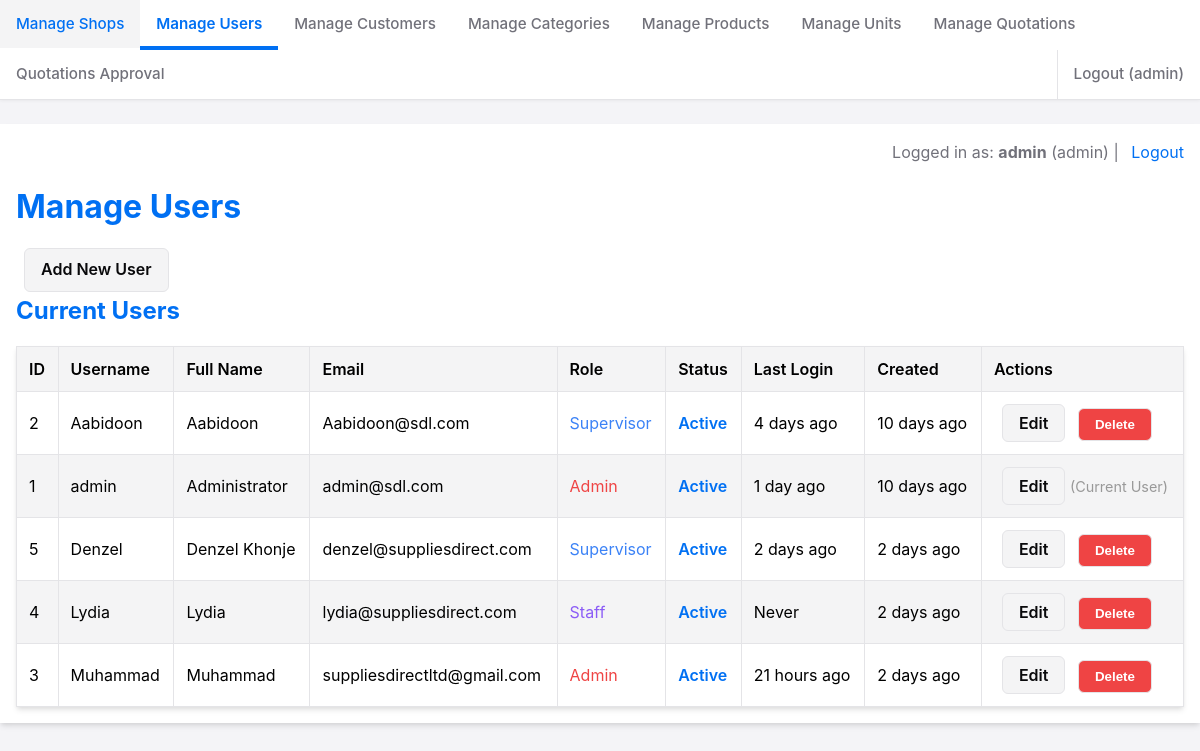
Screenshot of /admin/admin_users.php (signed in) with the database file from the repository.
### tables this page shows
CREATE TABLE `users` (
  `id` int NOT NULL,
  `username` varchar(50) NOT NULL,
  `password_hash` varchar(255) NOT NULL,
  `full_name` varchar(100) DEFAULT NULL,
  `email` varchar(191) NOT NULL,
  `role` enum('admin','manager','staff','supervisor','viewer') DEFAULT 'staff',
  `is_active` tinyint(1) DEFAULT '1',
  `last_login_at` timestamp NULL DEFAULT NULL,
  `created_at` timestamp NULL DEFAULT CURRENT_TIMESTAMP,
  `updated_at` timestamp NULL DEFAULT CURRENT_TIMESTAMP ON UPDATE CURRENT_TIMESTAMP
);

### includes/db_connect.php (called while the page is built, shortened)
<?php
class DatabaseConfig {
    public static function executeQuery(PDO $pdo, string $query, array $params = []): PDOStatement {
        try {
            $stmt = $pdo->prepare($query);
            $stmt->execute($params);
            return $stmt;
        } catch (PDOException $e) {
            self::logQueryError($query, $params, $e);
            throw $e;
        }
    }
}

### admin/admin_users.php (the view, shortened to what this page needs)
<?php
require_once __DIR__ . '/../includes/time_formating_helper.php';
require_once __DIR__ . '/../includes/db_connect.php';
$pdo = null;
$action = $_GET['action'] ?? 'list';
function esc(string $string): string {
    return htmlspecialchars($string, ENT_QUOTES, 'UTF-8');
}
try {
    $pdo = DatabaseConfig::getConnection();
    $users = [];
    if ($action === 'list') {
        $sql = "SELECT id, username, full_name, email, role, is_active, created_at, last_login_at
                FROM users
                ORDER BY username ASC";
        $stmt = DatabaseConfig::executeQuery($pdo, $sql);
        $users = $stmt->fetchAll();
    }
} catch (PDOException $e) {
    $feedback_message = "Database error: " . $e->getMessage();
    $feedback_type = 'error';
    $action = 'list';
} finally {
    DatabaseConfig::closeConnection($pdo);
}
require_once __DIR__ . '/../includes/nav.php';
?>
<!DOCTYPE html>
<html lang="en">
<head>
    <link rel="stylesheet" href="../css/admin.css">
</head>
<body>
    <div class="container">
        <div class="user-info">
             Logged in as: <strong><?php echo esc($_SESSION['username']); ?></strong> (<?php echo esc($_SESSION['user_role']); ?>)
             | <a href="logout.php">Logout</a>
        </div>
        <h1>Manage Users</h1>
        <?php if ($action === 'list'): ?>
            <a href="admin_users.php?action=add" class="button-link">Add New User</a>
            <h2>Current Users</h2>
            <table>
                <thead>
                    <tr>
                        <th>ID</th>
                        <th>Username</th>
                        <th>Full Name</th>
                        <th>Email</th>
                        <th>Role</th>
                        <th>Status</th>
                        <th>Last Login</th>
                        <th>Created</th>
                        <th>Actions</th>
                    </tr>
                </thead>
                <tbody>
                    <?php if (empty($users)): ?>
                        <tr>
                            <td colspan="9">No users found.</td>
                        </tr>
                    <?php else: ?>
                        <?php foreach ($users as $user): ?>
<tr>
    <td><?php echo (int)$user['id']; ?></td>
    <td><?php echo esc($user['username']); ?></td>
    <td><?php echo esc($user['full_name'] ?? 'N/A'); ?></td>
    <td><?php echo esc($user['email']); ?></td>
    <td><?php echo formatRoleDisplay($user['role']); ?></td>
    <td><?php echo formatStatusDisplay($user['is_active']); ?></td>
    <td><?php echo formatRelativeTime($user['last_login_at']); ?></td>
    <td><?php echo formatRelativeTime($user['created_at']); ?></td>
    <td class="actions">
        <a href="admin_users.php?action=edit&id=<?php echo (int)$user['id']; ?>" class="button-link edit">Edit</a>
        <?php if ($user['id'] !== $_SESSION['user_id']): ?>
            <button type="button" onclick="confirmDelete(<?php echo (int)$user['id']; ?>, '<?php echo esc(addslashes($user['username'])); ?>')" class="button-link delete">Delete</button>
        <?php else: ?>
            <span style="color:#999; font-size: 0.9em;">(Current User)</span>
        <?php endif; ?>
    </td>
</tr>
<?php endforeach; ?>
                    <?php endif; ?>
                </tbody>
            </table>
        <?php endif;  ?>
    </div>
</body>
</html>

### includes/time_formating_helper.php
<?php
function formatRelativeTime($timestamp) {
    if (!$timestamp) return 'Never';
    $now = new DateTime();
    $past = new DateTime($timestamp);
    $diff = $now->diff($past);
    $exactTimestamp = date('Y-m-d H:i:s', strtotime($timestamp));
    if ($diff->y > 0) {
        $relativeTime = $diff->y . ' year' . ($diff->y > 1 ? 's' : '') . ' ago';
    } elseif ($diff->m > 0) {
        $relativeTime = $diff->m . ' month' . ($diff->m > 1 ? 's' : '') . ' ago';
    } elseif ($diff->d > 0) {
        $relativeTime = $diff->d . ' day' . ($diff->d > 1 ? 's' : '') . ' ago';
    } elseif ($diff->h > 0) {
        $relativeTime = $diff->h . ' hour' . ($diff->h > 1 ? 's' : '') . ' ago';
    } elseif ($diff->i > 0) {
        $relativeTime = $diff->i . ' minute' . ($diff->i > 1 ? 's' : '') . ' ago';
    } else {
        $relativeTime = 'Just now';
    }
    return "<span class='timestamp' title='Exact time'>{$relativeTime}<span class='tooltip'>{$exactTimestamp}</span></span>";
}
function formatRoleDisplay($role) {
    $formattedRole = ucfirst($role);
    return "<span class='role-{$role}'>{$formattedRole}</span>";
}
function formatStatusDisplay($isActive) {
    return $isActive
        ? "<span class='status-active'>Active</span>"
        : "<span class='status-inactive'>Inactive</span>";
}
?>

### css/admin.css (style rules this page uses)
:root { --background: #ffffff; --foreground: #000000; --card: #ffffff; --card-foreground: #000000; --popover: #ffffff; --popover-foreground: #000000; --primary: #0070f3; --primary-foreground: #ffffff; --secondary: #f4f4f5; --secondary-foreground: #09090b; --muted: #f4f4f5; --muted-foreground: #71717a; --accent: #f4f4f5; --accent-foreground: #09090b; --destructive: #ef4444; --destructive-foreground: #ffffff; --border: #e4e4e7; --input: #e4e4e7; --ring: #0070f3; --role-admin: #ef4444; --role-manager: #10b981; --role-supervisor: #3b82f6; --role-staff: #8b5cf6; --role-viewer: #6b7280; }
* { box-sizing: border-box; margin: 0; padding: 0; }
body { font-family: -apple-system, BlinkMacSystemFont, "Segoe UI", Roboto, Oxygen-Sans, Ubuntu, Cantarell, "Helvetica Neue", sans-serif; line-height: 1.6; color: var(--foreground); background-color: #f4f4f7; }
.container { max-width: 1200px; margin: 0 auto; padding: 1rem; background-color: var(--background); box-shadow: 0 4px 6px -1px rgba(0, 0, 0, 0.1), 0 2px 4px -1px rgba(0, 0, 0, 0.06); }
.user-info { text-align: right; margin-bottom: 1rem; color: var(--muted-foreground); }
.user-info a { color: var(--primary); text-decoration: none; margin-left: 0.5rem; }
h1, h2 { margin-bottom: 1rem; color: var(--primary); }
button, .button-link { display: inline-block; padding: 0.5rem 1rem; border-radius: 0.375rem; text-decoration: none; cursor: pointer; font-weight: 600; transition: all 0.2s ease; }
button { background-color: var(--primary); color: var(--primary-foreground); border: none; }
.button-link { background-color: var(--secondary); color: var(--secondary-foreground); border: 1px solid var(--border); margin-left: 0.5rem; }
.button-link.edit { background-color: var(--accent); color: var(--accent-foreground); }
.button-link.delete { background-color: var(--destructive); color: var(--destructive-foreground); }
table { width: 100%; border-collapse: collapse; background-color: var(--card); box-shadow: 0 4px 6px -1px rgba(0, 0, 0, 0.1), 0 2px 4px -1px rgba(0, 0, 0, 0.06); }
table th, table td { border: 1px solid var(--border); padding: 0.75rem; text-align: left; }
table th { background-color: var(--muted); font-weight: 600; }
table tr:nth-child(even) { background-color: var(--accent); }
.role-admin { color: var(--role-admin); }
.role-supervisor { color: var(--role-supervisor); }
.role-staff { color: var(--role-staff); }
.status-active { color: var(--primary); font-weight: 600; }
.timestamp { position: relative; cursor: help; }

### rows the page displays
users: id "2", username "Aabidoon", full_name "Aabidoon", email "Aabidoon@sdl.com", role "Supervisor", is_active "Active", last_login_at "4 days ago 10 days ago"
users: id "1", username "admin", full_name "Administrator", email "admin@sdl.com", role "Admin", is_active "Active", last_login_at "1 day ago 10 days ago", shows "(Current User)"
users: id "5", username "Denzel", full_name "Denzel Khonje", email "denzel@suppliesdirect.com", role "Supervisor", is_active "Active", last_login_at "2 days ago 2 days ago"
users: id "4", username "Lydia", full_name "Lydia", email "lydia@suppliesdirect.com", role "Staff", is_active "Active", last_login_at "Never", created_at "2 days ago"
users: id "3", username "Muhammad", full_name "Muhammad", email "suppliesdirectltd@gmail.com", role "Admin", is_active "Active", last_login_at "21 hours ago 2 days ago"

### other values shown
esc_nav($_SESSION['username']) "admin"
$_SESSION['username'] "admin"
$_SESSION['user_role'] "admin"
